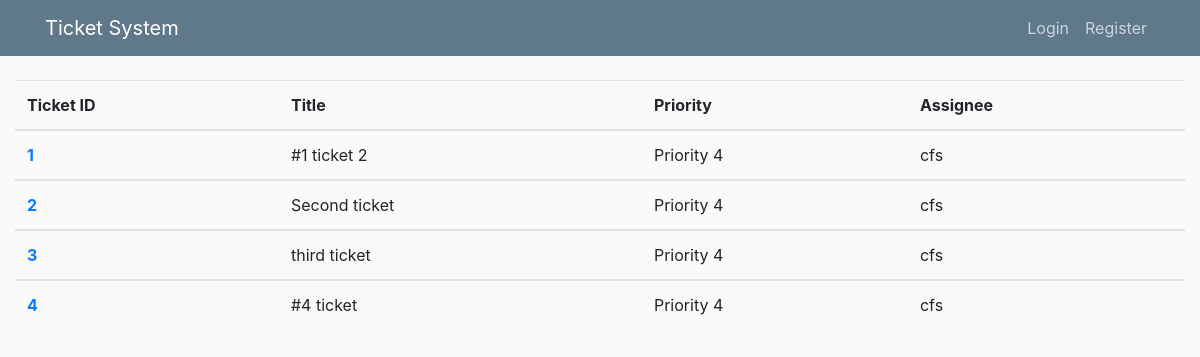
The page / on the database its author committed.
### blog/models.py (models this page shows, shortened)
class Post(models.Model):
    title = models.CharField(max_length=100)
    content = models.TextField()
    date_posted = models.DateTimeField(default=timezone.now)
    author = models.ForeignKey(User, on_delete=models.CASCADE)

### blog/views.py (the view)
# urls.py: path('', PostListView.as_view(), name='blog-home'),
class PostListView(ListView):
    model = Post
    template_name = 'blog/home.html' # <app>/<model>_<viewtype>.html
    context_object_name = 'posts'
    paginate_by = 5 # makes it 5 posts per page

### blog/templates/blog/home.html
{% extends "blog/base.html" %}
{% block content %}
        <table class="table table-hover">
          <thead>
            <tr>
              <th scope="col">Ticket ID</th>
              <th scope="col">Title</th>
              <th scope="col">Priority</th>
              <th scope="col">Assignee</th>
            </tr>
          </thead>
          {% for post in posts %}
            <tbody>
              <tr>
                <th scope="row"><a href="{% url 'post-detail' post.id %}">{{ forloop.counter }}</a></th>
                <td>{{ post.title }}</td>
                <td>Priority 4</td>
                <td>{{ post.author }}</td>
              </tr>
            </tbody>
          {% endfor %}
        </table>
{% endblock content %}

### blog/static/blog/main.css (style rules this page uses)
body { background: #fafafa; color: #333333; margin-top: 5rem; }

### rows shown on the page
Post: title "#1 ticket 2", author "cfs"
Post: title "Second ticket", author "cfs"
Post: title "third ticket", author "cfs"
Post: title "#4 ticket", author "cfs"
